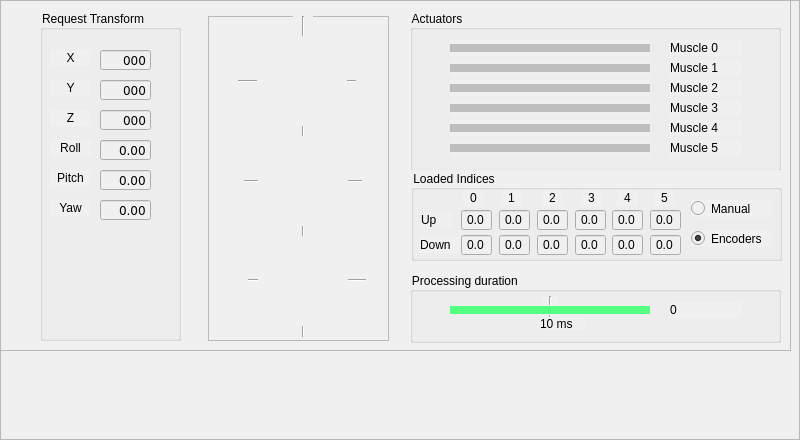
<?xml version="1.0" encoding="UTF-8"?>
<ui version="4.0">
 <class>Frame</class>
 <widget class="QFrame" name="Frame">
  <property name="geometry">
   <rect>
    <x>0</x>
    <y>0</y>
    <width>800</width>
    <height>440</height>
   </rect>
  </property>
  <property name="windowTitle">
   <string>Frame</string>
  </property>
  <property name="styleSheet">
   <string notr="true"/>
  </property>
  <property name="frameShape">
   <enum>QFrame::StyledPanel</enum>
  </property>
  <property name="frameShadow">
   <enum>QFrame::Raised</enum>
  </property>
  <widget class="QFrame" name="frm_output">
   <property name="geometry">
    <rect>
     <x>0</x>
     <y>0</y>
     <width>791</width>
     <height>351</height>
    </rect>
   </property>
   <property name="styleSheet">
    <string notr="true">background-color: #f0f0f0</string>
   </property>
   <property name="frameShape">
    <enum>QFrame::StyledPanel</enum>
   </property>
   <property name="frameShadow">
    <enum>QFrame::Raised</enum>
   </property>
   <widget class="QGroupBox" name="gb_actuator_percent">
    <property name="geometry">
     <rect>
      <x>410</x>
      <y>10</y>
      <width>371</width>
      <height>161</height>
     </rect>
    </property>
    <property name="title">
     <string>Actuators</string>
    </property>
    <widget class="Line" name="muscle_3">
     <property name="enabled">
      <bool>false</bool>
     </property>
     <property name="geometry">
      <rect>
       <x>40</x>
       <y>90</y>
       <width>200</width>
       <height>16</height>
      </rect>
     </property>
     <property name="frameShadow">
      <enum>QFrame::Plain</enum>
     </property>
     <property name="lineWidth">
      <number>8</number>
     </property>
     <property name="orientation">
      <enum>Qt::Horizontal</enum>
     </property>
    </widget>
    <widget class="Line" name="muscle_4">
     <property name="enabled">
      <bool>false</bool>
     </property>
     <property name="geometry">
      <rect>
       <x>40</x>
       <y>110</y>
       <width>200</width>
       <height>16</height>
      </rect>
     </property>
     <property name="frameShadow">
      <enum>QFrame::Plain</enum>
     </property>
     <property name="lineWidth">
      <number>8</number>
     </property>
     <property name="orientation">
      <enum>Qt::Horizontal</enum>
     </property>
    </widget>
    <widget class="Line" name="muscle_5">
     <property name="enabled">
      <bool>false</bool>
     </property>
     <property name="geometry">
      <rect>
       <x>40</x>
       <y>130</y>
       <width>200</width>
       <height>16</height>
      </rect>
     </property>
     <property name="frameShadow">
      <enum>QFrame::Plain</enum>
     </property>
     <property name="lineWidth">
      <number>8</number>
     </property>
     <property name="orientation">
      <enum>Qt::Horizontal</enum>
     </property>
    </widget>
    <widget class="Line" name="muscle_2">
     <property name="enabled">
      <bool>false</bool>
     </property>
     <property name="geometry">
      <rect>
       <x>40</x>
       <y>70</y>
       <width>200</width>
       <height>16</height>
      </rect>
     </property>
     <property name="frameShadow">
      <enum>QFrame::Plain</enum>
     </property>
     <property name="lineWidth">
      <number>8</number>
     </property>
     <property name="orientation">
      <enum>Qt::Horizontal</enum>
     </property>
    </widget>
    <widget class="Line" name="muscle_1">
     <property name="enabled">
      <bool>false</bool>
     </property>
     <property name="geometry">
      <rect>
       <x>40</x>
       <y>50</y>
       <width>200</width>
       <height>16</height>
      </rect>
     </property>
     <property name="frameShadow">
      <enum>QFrame::Plain</enum>
     </property>
     <property name="lineWidth">
      <number>8</number>
     </property>
     <property name="orientation">
      <enum>Qt::Horizontal</enum>
     </property>
    </widget>
    <widget class="Line" name="muscle_0">
     <property name="enabled">
      <bool>false</bool>
     </property>
     <property name="geometry">
      <rect>
       <x>40</x>
       <y>30</y>
       <width>200</width>
       <height>16</height>
      </rect>
     </property>
     <property name="frameShadow">
      <enum>QFrame::Plain</enum>
     </property>
     <property name="lineWidth">
      <number>8</number>
     </property>
     <property name="orientation">
      <enum>Qt::Horizontal</enum>
     </property>
    </widget>
    <widget class="QLabel" name="txt_muscle_0">
     <property name="geometry">
      <rect>
       <x>260</x>
       <y>30</y>
       <width>71</width>
       <height>16</height>
      </rect>
     </property>
     <property name="text">
      <string>Muscle 0</string>
     </property>
    </widget>
    <widget class="QLabel" name="txt_muscle_1">
     <property name="geometry">
      <rect>
       <x>260</x>
       <y>50</y>
       <width>71</width>
       <height>16</height>
      </rect>
     </property>
     <property name="text">
      <string>Muscle 1</string>
     </property>
    </widget>
    <widget class="QLabel" name="txt_muscle_2">
     <property name="geometry">
      <rect>
       <x>260</x>
       <y>70</y>
       <width>71</width>
       <height>16</height>
      </rect>
     </property>
     <property name="text">
      <string>Muscle 2</string>
     </property>
    </widget>
    <widget class="QLabel" name="txt_muscle_3">
     <property name="geometry">
      <rect>
       <x>260</x>
       <y>90</y>
       <width>71</width>
       <height>16</height>
      </rect>
     </property>
     <property name="text">
      <string>Muscle 3</string>
     </property>
    </widget>
    <widget class="QLabel" name="txt_muscle_4">
     <property name="geometry">
      <rect>
       <x>260</x>
       <y>110</y>
       <width>71</width>
       <height>16</height>
      </rect>
     </property>
     <property name="text">
      <string>Muscle 4</string>
     </property>
    </widget>
    <widget class="QLabel" name="txt_muscle_5">
     <property name="geometry">
      <rect>
       <x>260</x>
       <y>130</y>
       <width>71</width>
       <height>16</height>
      </rect>
     </property>
     <property name="text">
      <string>Muscle 5</string>
     </property>
    </widget>
   </widget>
   <widget class="QGroupBox" name="grp_request">
    <property name="geometry">
     <rect>
      <x>40</x>
      <y>10</y>
      <width>141</width>
      <height>331</height>
     </rect>
    </property>
    <property name="title">
     <string>Request Transform</string>
    </property>
    <widget class="QLineEdit" name="txt_xform_0">
     <property name="geometry">
      <rect>
       <x>60</x>
       <y>40</y>
       <width>51</width>
       <height>20</height>
      </rect>
     </property>
     <property name="font">
      <font>
       <family>Verdana</family>
      </font>
     </property>
     <property name="text">
      <string>000</string>
     </property>
     <property name="alignment">
      <set>Qt::AlignRight|Qt::AlignTrailing|Qt::AlignVCenter</set>
     </property>
    </widget>
    <widget class="QLineEdit" name="txt_xform_3">
     <property name="geometry">
      <rect>
       <x>60</x>
       <y>130</y>
       <width>51</width>
       <height>20</height>
      </rect>
     </property>
     <property name="font">
      <font>
       <family>Verdana</family>
      </font>
     </property>
     <property name="text">
      <string>0.00</string>
     </property>
     <property name="alignment">
      <set>Qt::AlignRight|Qt::AlignTrailing|Qt::AlignVCenter</set>
     </property>
    </widget>
    <widget class="QLineEdit" name="txt_xform_1">
     <property name="geometry">
      <rect>
       <x>60</x>
       <y>70</y>
       <width>51</width>
       <height>20</height>
      </rect>
     </property>
     <property name="font">
      <font>
       <family>Verdana</family>
      </font>
     </property>
     <property name="text">
      <string>000</string>
     </property>
     <property name="alignment">
      <set>Qt::AlignRight|Qt::AlignTrailing|Qt::AlignVCenter</set>
     </property>
    </widget>
    <widget class="QLineEdit" name="txt_xform_2">
     <property name="geometry">
      <rect>
       <x>60</x>
       <y>100</y>
       <width>51</width>
       <height>20</height>
      </rect>
     </property>
     <property name="font">
      <font>
       <family>Verdana</family>
      </font>
     </property>
     <property name="text">
      <string>000</string>
     </property>
     <property name="alignment">
      <set>Qt::AlignRight|Qt::AlignTrailing|Qt::AlignVCenter</set>
     </property>
    </widget>
    <widget class="QLineEdit" name="txt_xform_4">
     <property name="geometry">
      <rect>
       <x>60</x>
       <y>160</y>
       <width>51</width>
       <height>20</height>
      </rect>
     </property>
     <property name="font">
      <font>
       <family>Verdana</family>
      </font>
     </property>
     <property name="text">
      <string>0.00</string>
     </property>
     <property name="alignment">
      <set>Qt::AlignRight|Qt::AlignTrailing|Qt::AlignVCenter</set>
     </property>
    </widget>
    <widget class="QLineEdit" name="txt_xform_5">
     <property name="geometry">
      <rect>
       <x>60</x>
       <y>190</y>
       <width>51</width>
       <height>20</height>
      </rect>
     </property>
     <property name="font">
      <font>
       <family>Verdana</family>
      </font>
     </property>
     <property name="text">
      <string>0.00</string>
     </property>
     <property name="alignment">
      <set>Qt::AlignRight|Qt::AlignTrailing|Qt::AlignVCenter</set>
     </property>
    </widget>
    <widget class="QLabel" name="label_3">
     <property name="geometry">
      <rect>
       <x>10</x>
       <y>130</y>
       <width>41</width>
       <height>16</height>
      </rect>
     </property>
     <property name="text">
      <string>Roll</string>
     </property>
     <property name="alignment">
      <set>Qt::AlignCenter</set>
     </property>
    </widget>
    <widget class="QLabel" name="label_4">
     <property name="geometry">
      <rect>
       <x>10</x>
       <y>160</y>
       <width>41</width>
       <height>16</height>
      </rect>
     </property>
     <property name="text">
      <string>Pitch</string>
     </property>
     <property name="alignment">
      <set>Qt::AlignCenter</set>
     </property>
    </widget>
    <widget class="QLabel" name="label_5">
     <property name="geometry">
      <rect>
       <x>10</x>
       <y>190</y>
       <width>41</width>
       <height>16</height>
      </rect>
     </property>
     <property name="text">
      <string>Yaw</string>
     </property>
     <property name="alignment">
      <set>Qt::AlignCenter</set>
     </property>
    </widget>
    <widget class="QLabel" name="label_6">
     <property name="geometry">
      <rect>
       <x>10</x>
       <y>100</y>
       <width>41</width>
       <height>16</height>
      </rect>
     </property>
     <property name="text">
      <string>Z</string>
     </property>
     <property name="alignment">
      <set>Qt::AlignCenter</set>
     </property>
    </widget>
    <widget class="QLabel" name="label_7">
     <property name="geometry">
      <rect>
       <x>10</x>
       <y>40</y>
       <width>41</width>
       <height>16</height>
      </rect>
     </property>
     <property name="text">
      <string>X</string>
     </property>
     <property name="alignment">
      <set>Qt::AlignCenter</set>
     </property>
    </widget>
    <widget class="QLabel" name="label_8">
     <property name="geometry">
      <rect>
       <x>10</x>
       <y>70</y>
       <width>41</width>
       <height>16</height>
      </rect>
     </property>
     <property name="text">
      <string>Y</string>
     </property>
     <property name="alignment">
      <set>Qt::AlignCenter</set>
     </property>
    </widget>
   </widget>
   <widget class="QGroupBox" name="gb_processing_dur">
    <property name="geometry">
     <rect>
      <x>410</x>
      <y>272</y>
      <width>371</width>
      <height>71</height>
     </rect>
    </property>
    <property name="title">
     <string>Processing duration </string>
    </property>
    <widget class="QLabel" name="txt_processing_dur">
     <property name="geometry">
      <rect>
       <x>260</x>
       <y>30</y>
       <width>71</width>
       <height>16</height>
      </rect>
     </property>
     <property name="text">
      <string>0</string>
     </property>
    </widget>
    <widget class="Line" name="line">
     <property name="geometry">
      <rect>
       <x>132</x>
       <y>24</y>
       <width>16</width>
       <height>21</height>
      </rect>
     </property>
     <property name="orientation">
      <enum>Qt::Vertical</enum>
     </property>
    </widget>
    <widget class="Line" name="rect_dur">
     <property name="enabled">
      <bool>false</bool>
     </property>
     <property name="geometry">
      <rect>
       <x>40</x>
       <y>33</y>
       <width>200</width>
       <height>10</height>
      </rect>
     </property>
     <property name="styleSheet">
      <string notr="true">color: rgb(85, 255, 127);</string>
     </property>
     <property name="frameShadow">
      <enum>QFrame::Plain</enum>
     </property>
     <property name="lineWidth">
      <number>8</number>
     </property>
     <property name="orientation">
      <enum>Qt::Horizontal</enum>
     </property>
    </widget>
    <widget class="QLabel" name="label_9">
     <property name="geometry">
      <rect>
       <x>130</x>
       <y>45</y>
       <width>46</width>
       <height>13</height>
      </rect>
     </property>
     <property name="text">
      <string>10 ms</string>
     </property>
    </widget>
   </widget>
   <widget class="QGroupBox" name="bg_load_indices">
    <property name="geometry">
     <rect>
      <x>411</x>
      <y>170</y>
      <width>371</width>
      <height>91</height>
     </rect>
    </property>
    <property name="title">
     <string>Loaded Indices</string>
    </property>
    <widget class="QLabel" name="label_10">
     <property name="geometry">
      <rect>
       <x>52</x>
       <y>20</y>
       <width>21</width>
       <height>16</height>
      </rect>
     </property>
     <property name="text">
      <string>0</string>
     </property>
     <property name="alignment">
      <set>Qt::AlignCenter</set>
     </property>
    </widget>
    <widget class="QLineEdit" name="txt_up_idx_0">
     <property name="geometry">
      <rect>
       <x>50</x>
       <y>40</y>
       <width>31</width>
       <height>20</height>
      </rect>
     </property>
     <property name="text">
      <string>0.0</string>
     </property>
     <property name="alignment">
      <set>Qt::AlignCenter</set>
     </property>
    </widget>
    <widget class="QLineEdit" name="txt_up_idx_1">
     <property name="geometry">
      <rect>
       <x>88</x>
       <y>40</y>
       <width>31</width>
       <height>20</height>
      </rect>
     </property>
     <property name="text">
      <string>0.0</string>
     </property>
     <property name="alignment">
      <set>Qt::AlignCenter</set>
     </property>
    </widget>
    <widget class="QLabel" name="label_11">
     <property name="geometry">
      <rect>
       <x>90</x>
       <y>20</y>
       <width>21</width>
       <height>16</height>
      </rect>
     </property>
     <property name="text">
      <string>1</string>
     </property>
     <property name="alignment">
      <set>Qt::AlignCenter</set>
     </property>
    </widget>
    <widget class="QLineEdit" name="txt_up_idx_2">
     <property name="geometry">
      <rect>
       <x>126</x>
       <y>40</y>
       <width>31</width>
       <height>20</height>
      </rect>
     </property>
     <property name="text">
      <string>0.0</string>
     </property>
     <property name="alignment">
      <set>Qt::AlignCenter</set>
     </property>
    </widget>
    <widget class="QLineEdit" name="txt_up_idx_3">
     <property name="geometry">
      <rect>
       <x>164</x>
       <y>40</y>
       <width>31</width>
       <height>20</height>
      </rect>
     </property>
     <property name="text">
      <string>0.0</string>
     </property>
     <property name="alignment">
      <set>Qt::AlignCenter</set>
     </property>
    </widget>
    <widget class="QLabel" name="label_12">
     <property name="geometry">
      <rect>
       <x>131</x>
       <y>20</y>
       <width>21</width>
       <height>16</height>
      </rect>
     </property>
     <property name="text">
      <string>2</string>
     </property>
     <property name="alignment">
      <set>Qt::AlignCenter</set>
     </property>
    </widget>
    <widget class="QLabel" name="label_13">
     <property name="geometry">
      <rect>
       <x>170</x>
       <y>20</y>
       <width>21</width>
       <height>16</height>
      </rect>
     </property>
     <property name="text">
      <string>3</string>
     </property>
     <property name="alignment">
      <set>Qt::AlignCenter</set>
     </property>
    </widget>
    <widget class="QLineEdit" name="txt_up_idx_4">
     <property name="geometry">
      <rect>
       <x>201</x>
       <y>40</y>
       <width>31</width>
       <height>20</height>
      </rect>
     </property>
     <property name="text">
      <string>0.0</string>
     </property>
     <property name="alignment">
      <set>Qt::AlignCenter</set>
     </property>
    </widget>
    <widget class="QLineEdit" name="txt_up_idx_5">
     <property name="geometry">
      <rect>
       <x>239</x>
       <y>40</y>
       <width>31</width>
       <height>20</height>
      </rect>
     </property>
     <property name="text">
      <string>0.0</string>
     </property>
     <property name="alignment">
      <set>Qt::AlignCenter</set>
     </property>
    </widget>
    <widget class="QLabel" name="label_14">
     <property name="geometry">
      <rect>
       <x>206</x>
       <y>20</y>
       <width>21</width>
       <height>16</height>
      </rect>
     </property>
     <property name="text">
      <string>4</string>
     </property>
     <property name="alignment">
      <set>Qt::AlignCenter</set>
     </property>
    </widget>
    <widget class="QLabel" name="label_15">
     <property name="geometry">
      <rect>
       <x>243</x>
       <y>20</y>
       <width>21</width>
       <height>16</height>
      </rect>
     </property>
     <property name="text">
      <string>5</string>
     </property>
     <property name="alignment">
      <set>Qt::AlignCenter</set>
     </property>
    </widget>
    <widget class="QLineEdit" name="txt_down_idx_4">
     <property name="geometry">
      <rect>
       <x>201</x>
       <y>65</y>
       <width>31</width>
       <height>20</height>
      </rect>
     </property>
     <property name="text">
      <string>0.0</string>
     </property>
     <property name="alignment">
      <set>Qt::AlignCenter</set>
     </property>
    </widget>
    <widget class="QLineEdit" name="txt_down_idx_2">
     <property name="geometry">
      <rect>
       <x>126</x>
       <y>65</y>
       <width>31</width>
       <height>20</height>
      </rect>
     </property>
     <property name="text">
      <string>0.0</string>
     </property>
     <property name="alignment">
      <set>Qt::AlignCenter</set>
     </property>
    </widget>
    <widget class="QLineEdit" name="txt_down_idx_0">
     <property name="geometry">
      <rect>
       <x>50</x>
       <y>65</y>
       <width>31</width>
       <height>20</height>
      </rect>
     </property>
     <property name="text">
      <string>0.0</string>
     </property>
     <property name="alignment">
      <set>Qt::AlignCenter</set>
     </property>
    </widget>
    <widget class="QLineEdit" name="txt_down_idx_5">
     <property name="geometry">
      <rect>
       <x>239</x>
       <y>65</y>
       <width>31</width>
       <height>20</height>
      </rect>
     </property>
     <property name="text">
      <string>0.0</string>
     </property>
     <property name="alignment">
      <set>Qt::AlignCenter</set>
     </property>
    </widget>
    <widget class="QLineEdit" name="txt_down_idx_3">
     <property name="geometry">
      <rect>
       <x>164</x>
       <y>65</y>
       <width>31</width>
       <height>20</height>
      </rect>
     </property>
     <property name="text">
      <string>0.0</string>
     </property>
     <property name="alignment">
      <set>Qt::AlignCenter</set>
     </property>
    </widget>
    <widget class="QLineEdit" name="txt_down_idx_1">
     <property name="geometry">
      <rect>
       <x>88</x>
       <y>65</y>
       <width>31</width>
       <height>20</height>
      </rect>
     </property>
     <property name="text">
      <string>0.0</string>
     </property>
     <property name="alignment">
      <set>Qt::AlignCenter</set>
     </property>
    </widget>
    <widget class="QRadioButton" name="rb_manual">
     <property name="geometry">
      <rect>
       <x>280</x>
       <y>30</y>
       <width>81</width>
       <height>17</height>
      </rect>
     </property>
     <property name="text">
      <string>Manual</string>
     </property>
    </widget>
    <widget class="QRadioButton" name="rb_encoders">
     <property name="geometry">
      <rect>
       <x>280</x>
       <y>60</y>
       <width>81</width>
       <height>17</height>
      </rect>
     </property>
     <property name="text">
      <string>Encoders</string>
     </property>
     <property name="checked">
      <bool>true</bool>
     </property>
    </widget>
    <widget class="QLabel" name="label_16">
     <property name="geometry">
      <rect>
       <x>10</x>
       <y>42</y>
       <width>31</width>
       <height>16</height>
      </rect>
     </property>
     <property name="text">
      <string>Up</string>
     </property>
    </widget>
    <widget class="QLabel" name="label_17">
     <property name="geometry">
      <rect>
       <x>9</x>
       <y>67</y>
       <width>41</width>
       <height>16</height>
      </rect>
     </property>
     <property name="text">
      <string>Down</string>
     </property>
    </widget>
   </widget>
   <widget class="QFrame" name="frame">
    <property name="geometry">
     <rect>
      <x>208</x>
      <y>16</y>
      <width>181</width>
      <height>325</height>
     </rect>
    </property>
    <property name="frameShape">
     <enum>QFrame::StyledPanel</enum>
    </property>
    <property name="frameShadow">
     <enum>QFrame::Raised</enum>
    </property>
    <widget class="Line" name="line_10">
     <property name="geometry">
      <rect>
       <x>30</x>
       <y>64</y>
       <width>118</width>
       <height>3</height>
      </rect>
     </property>
     <property name="orientation">
      <enum>Qt::Horizontal</enum>
     </property>
    </widget>
    <widget class="Line" name="line_11">
     <property name="geometry">
      <rect>
       <x>85</x>
       <y>0</y>
       <width>20</width>
       <height>321</height>
      </rect>
     </property>
     <property name="orientation">
      <enum>Qt::Vertical</enum>
     </property>
    </widget>
    <widget class="Line" name="line_12">
     <property name="geometry">
      <rect>
       <x>36</x>
       <y>164</y>
       <width>118</width>
       <height>3</height>
      </rect>
     </property>
     <property name="orientation">
      <enum>Qt::Horizontal</enum>
     </property>
    </widget>
    <widget class="Line" name="line_13">
     <property name="geometry">
      <rect>
       <x>40</x>
       <y>263</y>
       <width>118</width>
       <height>3</height>
      </rect>
     </property>
     <property name="orientation">
      <enum>Qt::Horizontal</enum>
     </property>
    </widget>
    <widget class="QLabel" name="lbl_front_view">
     <property name="geometry">
      <rect>
       <x>49</x>
       <y>20</y>
       <width>90</width>
       <height>90</height>
      </rect>
     </property>
     <property name="text">
      <string/>
     </property>
     <property name="pixmap">
      <pixmap>images/front.png</pixmap>
     </property>
     <property name="alignment">
      <set>Qt::AlignCenter</set>
     </property>
    </widget>
   </widget>
   <widget class="QLabel" name="lbl_top_view">
    <property name="geometry">
     <rect>
      <x>258</x>
      <y>236</y>
      <width>90</width>
      <height>90</height>
     </rect>
    </property>
    <property name="text">
     <string/>
    </property>
    <property name="pixmap">
     <pixmap>images/top.png</pixmap>
    </property>
    <property name="alignment">
     <set>Qt::AlignCenter</set>
    </property>
   </widget>
   <widget class="QLabel" name="lbl_side_view">
    <property name="geometry">
     <rect>
      <x>258</x>
      <y>136</y>
      <width>90</width>
      <height>90</height>
     </rect>
    </property>
    <property name="text">
     <string/>
    </property>
    <property name="pixmap">
     <pixmap>images/side.png</pixmap>
    </property>
    <property name="alignment">
     <set>Qt::AlignCenter</set>
    </property>
   </widget>
  </widget>
 </widget>
 <resources/>
 <connections/>
</ui>
